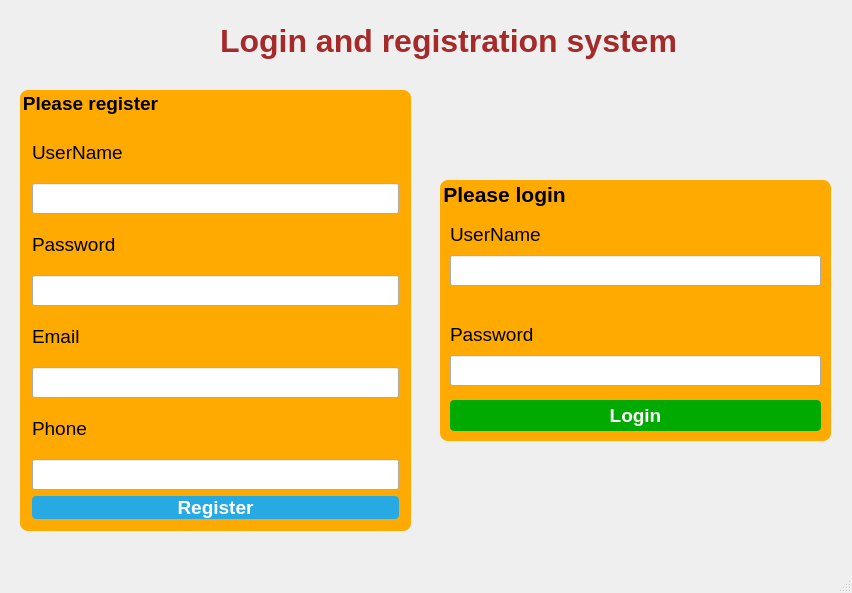
<?xml version="1.0" encoding="UTF-8"?>
<ui version="4.0">
 <class>MainWindow</class>
 <widget class="QMainWindow" name="MainWindow">
  <property name="geometry">
   <rect>
    <x>0</x>
    <y>0</y>
    <width>852</width>
    <height>593</height>
   </rect>
  </property>
  <property name="windowTitle">
   <string>Login and register system</string>
  </property>
  <property name="windowIcon">
   <iconset resource="src.qrc">
    <normaloff>:/images/keys.png</normaloff>:/images/keys.png</iconset>
  </property>
  <property name="styleSheet">
   <string notr="true">#centralwidget {

border-image: url(:/images/bg.png);

}</string>
  </property>
  <widget class="QWidget" name="centralwidget">
   <widget class="QWidget" name="topPanel" native="true">
    <property name="geometry">
     <rect>
      <x>-80</x>
      <y>0</y>
      <width>1171</width>
      <height>81</height>
     </rect>
    </property>
    <property name="styleSheet">
     <string notr="true">#topPanel {

border-image: url(:/images/header.jpg);

}</string>
    </property>
    <widget class="QWidget" name="layoutWidget">
     <property name="geometry">
      <rect>
       <x>300</x>
       <y>0</y>
       <width>551</width>
       <height>81</height>
      </rect>
     </property>
     <layout class="QHBoxLayout" name="horizontalLayout">
      <item>
       <widget class="QLabel" name="label">
        <property name="font">
         <font>
          <pointsize>24</pointsize>
          <bold>true</bold>
         </font>
        </property>
        <property name="styleSheet">
         <string notr="true">#label {
color :brown;
}</string>
        </property>
        <property name="text">
         <string>Login and registration system</string>
        </property>
       </widget>
      </item>
     </layout>
    </widget>
    <widget class="QWidget" name="loginIcon" native="true">
     <property name="geometry">
      <rect>
       <x>200</x>
       <y>0</y>
       <width>98</width>
       <height>79</height>
      </rect>
     </property>
     <property name="styleSheet">
      <string notr="true">#loginIcon {

border-image: url(:/images/login.jpg);

}</string>
     </property>
    </widget>
   </widget>
   <widget class="QGroupBox" name="registerForm">
    <property name="geometry">
     <rect>
      <x>20</x>
      <y>90</y>
      <width>391</width>
      <height>441</height>
     </rect>
    </property>
    <property name="font">
     <font>
      <pointsize>14</pointsize>
      <bold>true</bold>
     </font>
    </property>
    <property name="styleSheet">
     <string notr="true">#registerForm {

background:rgb(255, 170, 0);
border-radius:8px;

}</string>
    </property>
    <property name="title">
     <string>Please register</string>
    </property>
    <layout class="QVBoxLayout" name="verticalLayout_5">
     <item>
      <layout class="QVBoxLayout" name="verticalLayout">
       <item>
        <widget class="QLabel" name="label_2">
         <property name="font">
          <font>
           <pointsize>14</pointsize>
          </font>
         </property>
         <property name="text">
          <string>UserName</string>
         </property>
        </widget>
       </item>
       <item>
        <widget class="QLineEdit" name="UserName">
         <property name="font">
          <font>
           <pointsize>14</pointsize>
          </font>
         </property>
        </widget>
       </item>
      </layout>
     </item>
     <item>
      <layout class="QVBoxLayout" name="verticalLayout_2">
       <item>
        <widget class="QLabel" name="label_3">
         <property name="font">
          <font>
           <pointsize>14</pointsize>
          </font>
         </property>
         <property name="text">
          <string>Password</string>
         </property>
        </widget>
       </item>
       <item>
        <widget class="QLineEdit" name="Password">
         <property name="font">
          <font>
           <pointsize>14</pointsize>
          </font>
         </property>
         <property name="text">
          <string/>
         </property>
         <property name="echoMode">
          <enum>QLineEdit::Password</enum>
         </property>
        </widget>
       </item>
      </layout>
     </item>
     <item>
      <layout class="QVBoxLayout" name="verticalLayout_3">
       <item>
        <widget class="QLabel" name="label_4">
         <property name="font">
          <font>
           <pointsize>14</pointsize>
          </font>
         </property>
         <property name="text">
          <string>Email</string>
         </property>
        </widget>
       </item>
       <item>
        <widget class="QLineEdit" name="Email">
         <property name="font">
          <font>
           <pointsize>14</pointsize>
          </font>
         </property>
         <property name="text">
          <string/>
         </property>
        </widget>
       </item>
      </layout>
     </item>
     <item>
      <layout class="QVBoxLayout" name="verticalLayout_4">
       <item>
        <widget class="QLabel" name="label_5">
         <property name="font">
          <font>
           <pointsize>14</pointsize>
          </font>
         </property>
         <property name="text">
          <string>Phone</string>
         </property>
        </widget>
       </item>
       <item>
        <widget class="QLineEdit" name="Phone">
         <property name="font">
          <font>
           <pointsize>14</pointsize>
          </font>
         </property>
         <property name="text">
          <string/>
         </property>
        </widget>
       </item>
      </layout>
     </item>
     <item>
      <widget class="QPushButton" name="registerBtn">
       <property name="font">
        <font>
         <pointsize>14</pointsize>
         <bold>true</bold>
        </font>
       </property>
       <property name="styleSheet">
        <string notr="true">#registerBtn {

color:white;
background-color:#27a9e3;
border-width:0px;
border-radius:4px;

}

#registerBtn:hover {

background-color:#66c011;

}</string>
       </property>
       <property name="text">
        <string>Register</string>
       </property>
      </widget>
     </item>
    </layout>
   </widget>
   <widget class="QGroupBox" name="loginForm">
    <property name="geometry">
     <rect>
      <x>440</x>
      <y>180</y>
      <width>391</width>
      <height>261</height>
     </rect>
    </property>
    <property name="font">
     <font>
      <pointsize>16</pointsize>
      <bold>true</bold>
     </font>
    </property>
    <property name="styleSheet">
     <string notr="true">#loginForm {

background:rgb(255, 170, 0);
border-radius:8px;

}</string>
    </property>
    <property name="title">
     <string>Please login</string>
    </property>
    <widget class="QPushButton" name="loginBtn">
     <property name="geometry">
      <rect>
       <x>10</x>
       <y>220</y>
       <width>371</width>
       <height>31</height>
      </rect>
     </property>
     <property name="font">
      <font>
       <pointsize>14</pointsize>
       <bold>true</bold>
      </font>
     </property>
     <property name="styleSheet">
      <string notr="true">#loginBtn {

color:white;
background-color:rgb(0, 170, 0);
border-width:0px;
border-radius:4px;

}

#loginBtn:hover {

background-color:rgb(85, 255, 255);

}</string>
     </property>
     <property name="text">
      <string>Login</string>
     </property>
    </widget>
    <widget class="QWidget" name="layoutWidget">
     <property name="geometry">
      <rect>
       <x>10</x>
       <y>40</y>
       <width>371</width>
       <height>66</height>
      </rect>
     </property>
     <layout class="QVBoxLayout" name="verticalLayout_6">
      <item>
       <widget class="QLabel" name="label_6">
        <property name="font">
         <font>
          <pointsize>14</pointsize>
         </font>
        </property>
        <property name="text">
         <string>UserName</string>
        </property>
       </widget>
      </item>
      <item>
       <widget class="QLineEdit" name="UserNameLogin">
        <property name="font">
         <font>
          <pointsize>14</pointsize>
         </font>
        </property>
        <property name="text">
         <string/>
        </property>
       </widget>
      </item>
     </layout>
    </widget>
    <widget class="QWidget" name="layoutWidget">
     <property name="geometry">
      <rect>
       <x>10</x>
       <y>140</y>
       <width>371</width>
       <height>66</height>
      </rect>
     </property>
     <layout class="QVBoxLayout" name="verticalLayout_7">
      <item>
       <widget class="QLabel" name="label_7">
        <property name="font">
         <font>
          <pointsize>14</pointsize>
         </font>
        </property>
        <property name="text">
         <string>Password</string>
        </property>
       </widget>
      </item>
      <item>
       <widget class="QLineEdit" name="PasswordLogin">
        <property name="font">
         <font>
          <pointsize>14</pointsize>
         </font>
        </property>
        <property name="text">
         <string/>
        </property>
        <property name="echoMode">
         <enum>QLineEdit::Password</enum>
        </property>
       </widget>
      </item>
     </layout>
    </widget>
   </widget>
  </widget>
  <widget class="QMenuBar" name="menubar">
   <property name="geometry">
    <rect>
     <x>0</x>
     <y>0</y>
     <width>852</width>
     <height>22</height>
    </rect>
   </property>
  </widget>
  <widget class="QStatusBar" name="statusbar"/>
 </widget>
 <resources>
  <include location="src.qrc"/>
 </resources>
 <connections/>
</ui>
